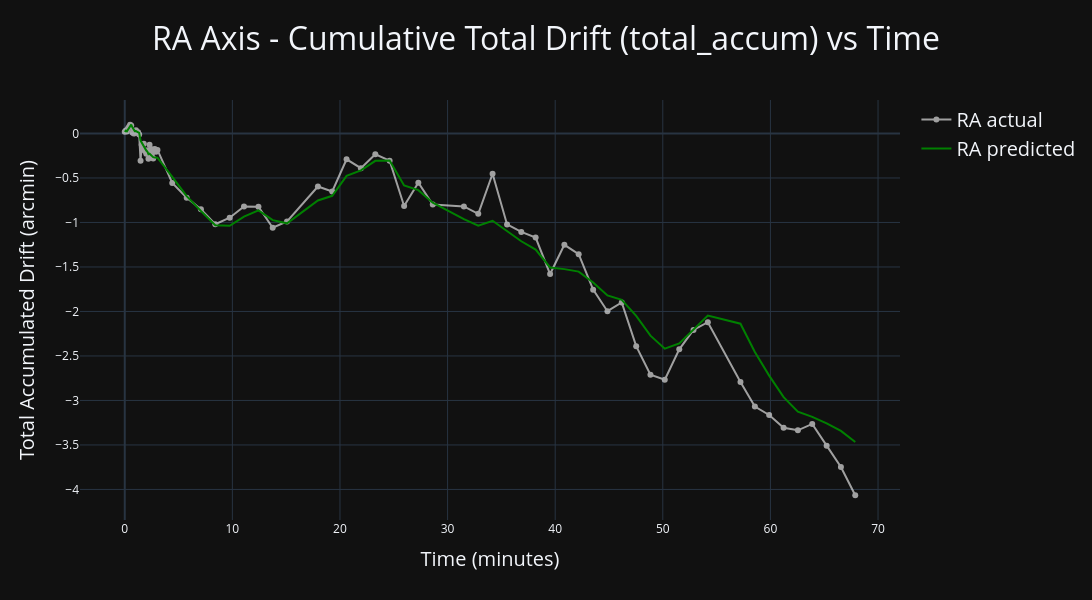
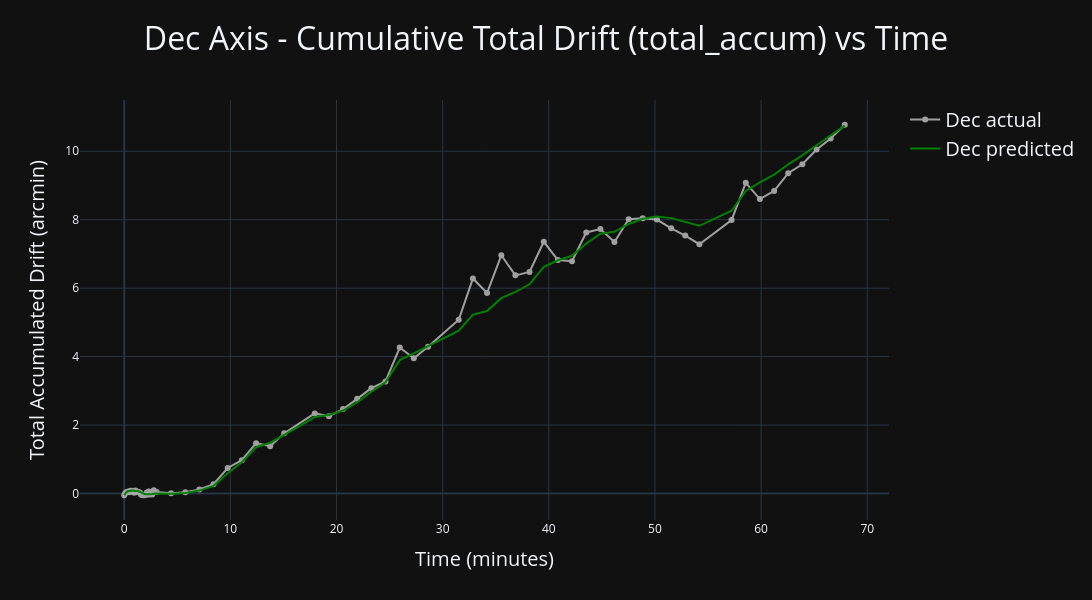

Write notebook code for charts like these, in order.
### Markdown cell above
# Cumulative Total Drift (total_accum) vs Time

### Code cell
# ── plot accumulated corrections single chart ───────────────────────────────────────────────────────────
fig = go.Figure()
fig.update_layout(
    height=600 , width=1800,
    title=dict(text="RA Axis - Cumulative Total Drift (total_accum) vs Time", x=0.5, font_size=32),
    xaxis=dict(title="Time (minutes)", title_font=dict(size=20)),
    yaxis=dict(title="Total Accumulated Drift (arcmin)", title_font=dict(size=20)),
    legend_font_size=20,
    hovermode='x unified', template="plotly_dark",
    legend=dict(groupclick='toggleitem'),
)
fig.add_trace(go.Scatter(x=t, y=res.ra_cumul, name='RA actual',    mode='lines+markers', opacity=0.6, line=dict(color='white')))
fig.add_trace(go.Scatter(x=t, y=res.ra_pred,  name='RA predicted', line=dict(color='green', width=2)))
fig.show()

fig = go.Figure()
fig.update_layout(
    height=600 , width=1800,
    title=dict(text="Dec Axis - Cumulative Total Drift (total_accum) vs Time", x=0.5, font_size=32),
    xaxis=dict(title="Time (minutes)", title_font=dict(size=20)),
    yaxis=dict(title="Total Accumulated Drift (arcmin)", title_font=dict(size=20)),
    legend_font_size=20,
    hovermode='x unified', template="plotly_dark",
    legend=dict(groupclick='toggleitem'),
)
fig.add_trace(go.Scatter(x=t, y=res.dec_cumul, name='Dec actual',    mode='lines+markers', opacity=0.6, line=dict(color='white')))
fig.add_trace(go.Scatter(x=t, y=res.dec_pred,  name='Dec predicted', line=dict(color='green', width=2)))
fig.show()
